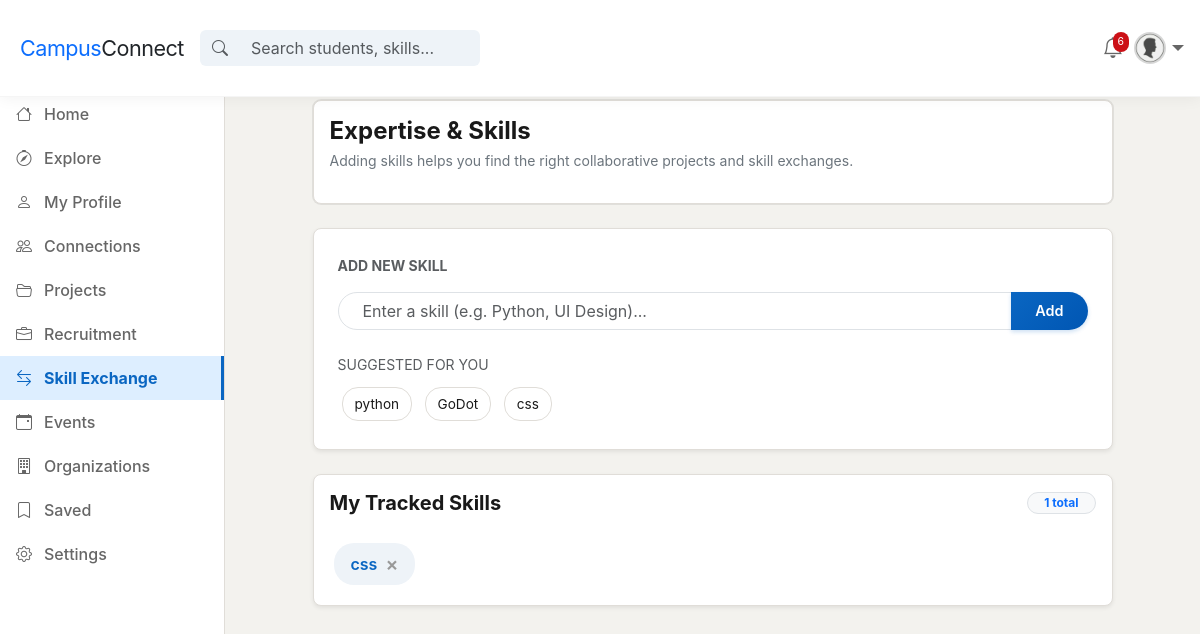
Screenshot of /accounts/skills/ (signed in) with the database file from the repository.
### accounts/models.py (models this page shows, shortened)
class Skill(models.Model):
    name = models.CharField(max_length=100, unique=True)
    created_at = models.DateTimeField(auto_now_add=True)
    updated_at = models.DateTimeField(auto_now=True)

class UserSkill(models.Model):
    user = models.ForeignKey(User, on_delete=models.CASCADE, related_name='user_skills')
    skill = models.ForeignKey(Skill, on_delete=models.CASCADE, related_name='skilling_users')
    added_at = models.DateTimeField(auto_now_add=True)
    class Meta:
        unique_together = ('user', 'skill')

### accounts/views.py (the view)
# urls.py: path('skills/', views.SkillManagementView.as_view(), name='skills'),
class SkillManagementView(LoginRequiredMixin, TemplateView):
    template_name = 'skills.html'
    def get_context_data(self, **kwargs):
        context = super().get_context_data(**kwargs)
        context['user_skills'] = self.request.user.user_skills.select_related('skill').all()
        context['all_skills'] = Skill.objects.all()
        return context

### accounts/models.py (called while the page is built)
    @property
    def get_avatar_url(self):
        try:
            if self.profile_picture and hasattr(self.profile_picture, 'url'):
                return self.profile_picture.url
        except Exception:
            pass
        from django.templatetags.static import static
        return static('images/default-avatar.png')

### notifications/context_processors.py (called while the page is built)
def notifications(request):
    if request.user.is_authenticated:
        try:
            from notifications.models import Notification
            count = Notification.objects.filter(recipient=request.user, is_read=False).count()
            return {'unread_notifications_count': count}
        except ImportError:
            return {'unread_notifications_count': 0}
    return {'unread_notifications_count': 0}

### templates/skills.html (shortened to what this page needs)
{% extends 'base.html' %}
{% load static %}
{% block content %}
<div class="skills-container">
  <div class="cc-card mb-4">
    <h4 class="fw-bold mb-1">Expertise & Skills</h4>
    <p class="text-secondary small">Adding skills helps you find the right collaborative projects and skill exchanges.</p>
  </div>
  <div class="skill-input-group shadow-sm">
    <label class="form-label fw-bold small text-muted text-uppercase mb-3">Add New Skill</label>
    <div class="input-group">
      <input type="text" id="skillInput" class="form-control rounded-start-pill ps-4" placeholder="Enter a skill (e.g. Python, UI Design)...">
      <button class="btn btn-primary-cc rounded-end-pill px-4" id="addSkillBtn">Add</button>
    </div>
    <div class="mt-4">
      <label class="form-label small text-muted text-uppercase mb-2 d-block">Suggested for you</label>
      <div id="suggestions">
        {% for skill in all_skills|slice:":8" %}
          <div class="suggestion-badge" onclick="addSuggestedSkill('{{ skill.name }}')">{{ skill.name }}</div>
        {% endfor %}
      </div>
    </div>
  </div>
  <div class="cc-card shadow-sm">
    <div class="d-flex justify-content-between align-items-center mb-4">
      <h5 class="fw-bold mb-0">My Tracked Skills</h5>
      <span class="badge bg-light text-primary border rounded-pill px-3" id="skillCount">{{ user_skills.count }} total</span>
    </div>
    <div id="mySkillsList" class="d-flex flex-wrap">
      {% for us in user_skills %}
        <div class="skill-pill" data-id="{{ us.skill.id }}">
          {{ us.skill.name }}
          <span class="remove-skill-btn" onclick="removeSkill({{ us.skill.id }}, this)">&times;</span>
        </div>
      {% empty %}
        <div class="text-center w-100 py-4" id="emptyState">
          <i class="bi bi-journal-x fs-1 text-muted d-block mb-2"></i>
          <p class="text-muted">No skills added yet. Start by adding one above!</p>
        </div>
      {% endfor %}
    </div>
  </div>
</div>
{% endblock %}

### static/css/main.css (style rules this page uses)
:root { --primary: #0A66C2; --primary-hover: #004182; --primary-light: #EEF3F8; --bg-main: #F3F2EE; --bg-card: #FFFFFF; --text-primary: #191919; --text-secondary: #666666; --text-muted: #999999; --border: #E0DDD8; --sidebar-hover: #EEF3F8; --sidebar-active: #DDEEFF; --danger: #CC1016; --success: #057642; --navbar-height: 80px; --sidebar-width: 225px; }
html, body { overflow-x: hidden; width: 100%; }
body { background: var(--bg-main); font-family: -apple-system, BlinkMacSystemFont, "Segoe UI", Roboto, Helvetica, Arial, sans-serif; color: var(--text-primary); padding-top: var(--navbar-height); margin: 0; -webkit-font-smoothing: antialiased; }
.cc-card { background: var(--bg-card); border: 1px solid var(--border); border-radius: 8px; padding: 16px; margin-bottom: 12px; box-shadow: 0 0 0 1px rgba(0,0,0,0.08); }
.btn-primary-cc { background: linear-gradient(135deg, var(--primary) 0%, #0056b3 100%); color: white; border: none; border-radius: 24px; padding: 8px 20px; font-weight: 600; font-size: 0.9rem; box-shadow: 0 2px 4px rgba(10, 102, 194, 0.2); transition: all 0.3s cubic-bezier(0.175, 0.885, 0.32, 1.275); }

### templates/skills.html (style rules this page uses)
.skills-container { max-width: 800px; margin: 0 auto; }
.skill-input-group { background: white; border: 1px solid var(--border); border-radius: 8px; padding: 24px; margin-bottom: 24px; }
.skill-pill { background: var(--primary-light); color: var(--primary); padding: 8px 16px; border-radius: 20px; font-weight: 600; display: inline-flex; align-items: center; gap: 8px; margin: 4px; border: 1px solid transparent; transition: all 0.2s; }
.remove-skill-btn { cursor: pointer; font-size: 1.2rem; line-height: 1; color: var(--text-muted); }
.suggestion-badge { cursor: pointer; border: 1px solid var(--border); padding: 6px 12px; border-radius: 16px; font-size: 0.85rem; margin: 4px; display: inline-block; transition: all 0.2s; }

### rows the page displays
Skill: name "python"
Skill: name "GoDot"
Skill: name "css"
UserSkill: skill.name "css"

### other values shown
{{ unread_notifications_count }} "6"
{{ user_skills.count }} "1"
